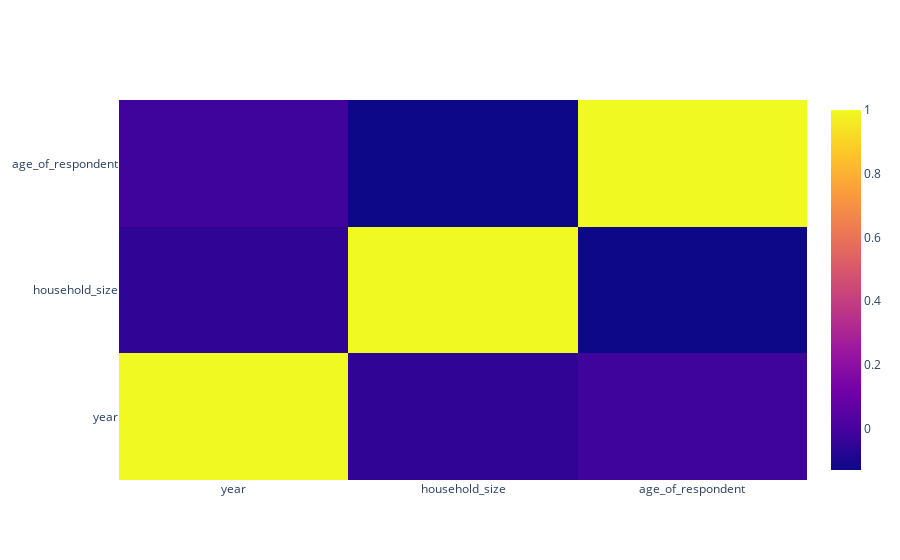

Notebook code cell kept with this figure:
### Code cell
# Plotting correlation between numeric columns
numeric_df = df_wo_target_nan.select_dtypes(include='number')
correlation_matrix = numeric_df.corr()

fig = go.Figure(data=go.Heatmap(z=correlation_matrix.values, x=correlation_matrix.columns, y=correlation_matrix.index))

fig.show()

### Figure 1 — Plotly figure (JSON) as saved in the notebook; plotly's stock layout.template omitted (floating-point values rounded to 4 significant figures)
{"data": [{"type": "heatmap", "x": ["year", "household_size", "age_of_respondent"], "y": ["year", "household_size", "age_of_respondent"], "z": [[1, -0.05226, -0.01933], [-0.05226, 1, -0.1297], [-0.01933, -0.1297, 1]]}], "layout": {}}
